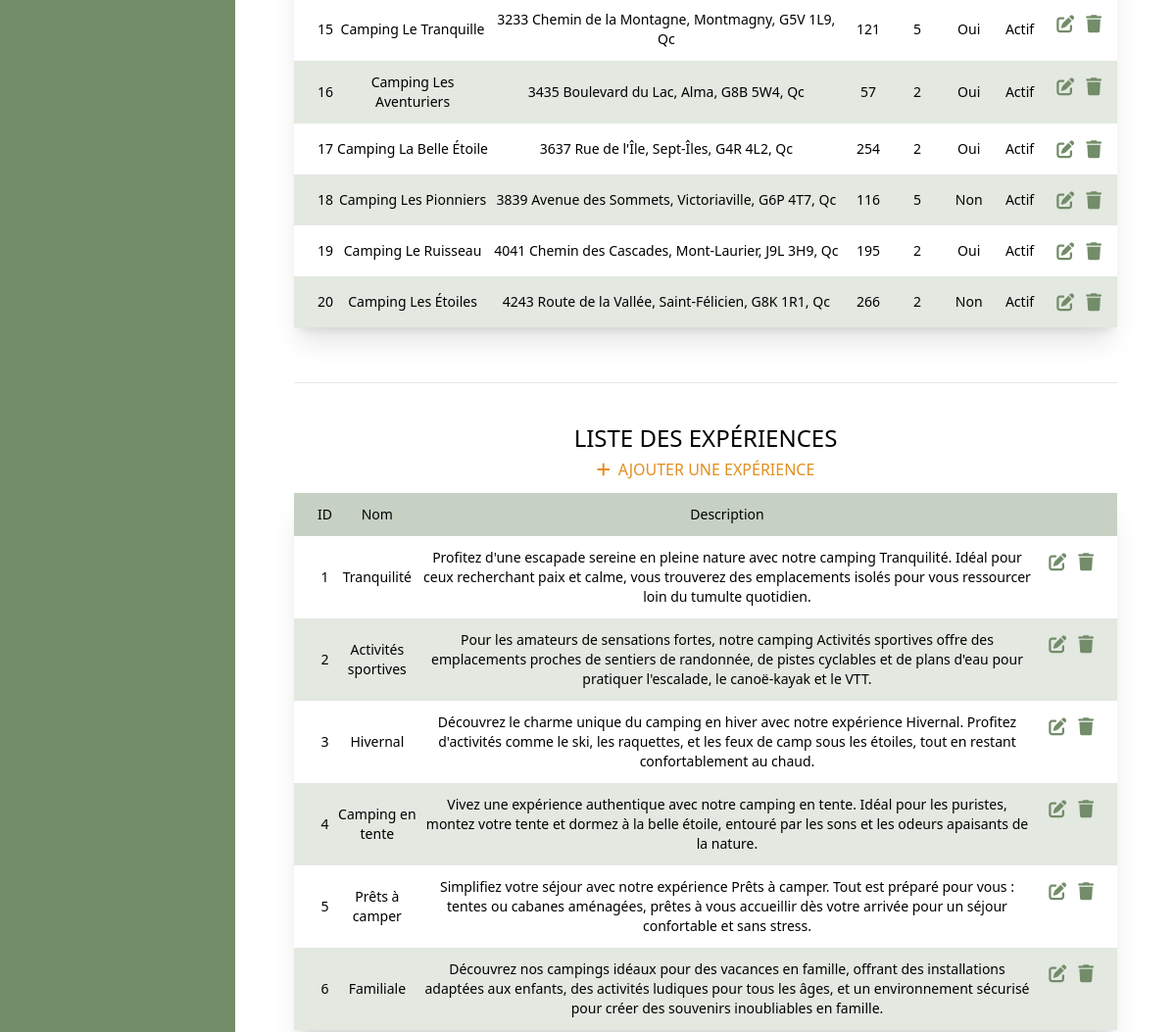
Before: /dashboard.php (middle part) with the older database file.
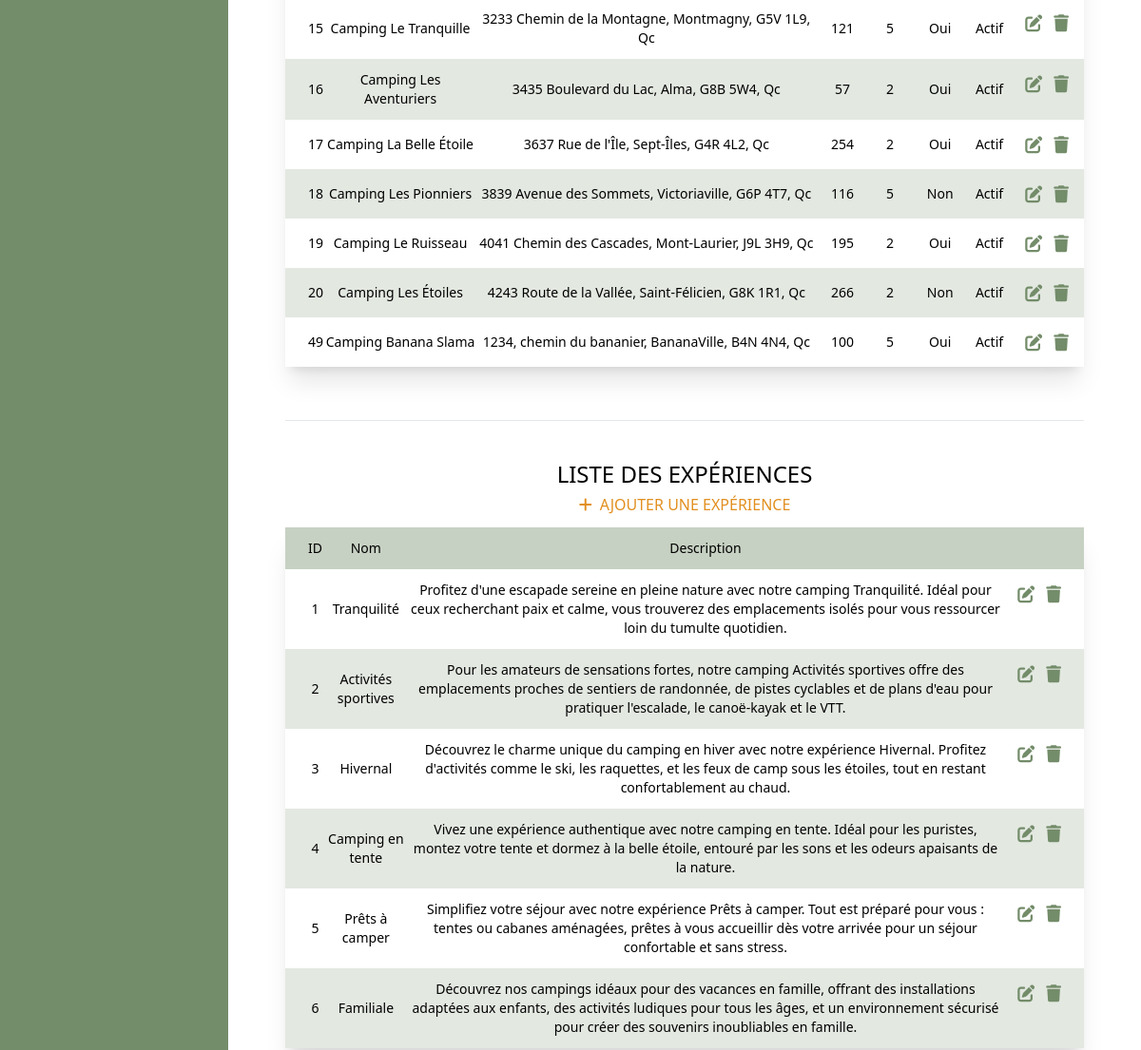
After: the same page with the newer database file.
### tables this page shows
CREATE TABLE `campings` (
  `id` int NOT NULL,
  `name` varchar(50) NOT NULL,
  `region` varchar(50) NOT NULL,
  `address` varchar(100) NOT NULL,
  `city` varchar(50) NOT NULL,
  `postal_code` varchar(20) NOT NULL,
  `description` text NOT NULL,
  `nb_terrains` int NOT NULL,
  `popularite` int NOT NULL,
  `nb_stars` int NOT NULL,
  `actif` tinyint(1) NOT NULL,
  `accept_animals` tinyint(1) NOT NULL,
  `date_inscription` date NOT NULL,
  `experience_id` int NOT NULL,
  `id_picsum` int NOT NULL
);

CREATE TABLE `experiences` (
  `id` int NOT NULL,
  `name` varchar(50) NOT NULL,
  `description` varchar(255) NOT NULL
);

### _components/Navbar.php (called while the page is built, shortened)
<?php
$experiences = [];
$res = $mysqli->query("SELECT * FROM experiences ORDER BY id ASC;");
while ($row = $res->fetch_assoc()) {
  $experiences[] = $row;
}
?>

### dashboard.php (the view, shortened to what this page needs)
<?php
include_once(__DIR__ . '/_components/Header.php');
$campings = [];
if ($result = $mysqli->query("SELECT * FROM campings ORDER BY id ASC")) {
  $campings = $result->fetch_all(MYSQLI_ASSOC);
}
if ($result = $mysqli->query("SELECT * FROM experiences ORDER BY id ASC")) {
  $experiences = $result->fetch_all(MYSQLI_ASSOC);
}
?>
<div class="min-h-screen w-[100vw] flex justify-between">
    <?php include_once(__DIR__ . '/_components/Sidebar.php') ?>
  <div class="flex flex-col justify-between w-[100vw] lg:w-[80vw]">
    <?php include_once(__DIR__ . '/_components/Navbar.php') ?>
    <main class="flex-1 py-12 px-[5vw] bg-white">
      <div class="w-full mx-auto bg-white">
        <table class="w-full text-center shadow-xl text-xs sm:text-sm">
          <tbody>
            <?php foreach ($campings as $index => $camping) { ?>
              <tr class="<?= $index % 2 == 1 ? 'bg-[#738C69]/20' : '' ?> hover:bg-[#E28F20]/20 transition-all duration-300">
                <td class="pl-6 py-3">
                  <a href="fiche_camping.php?id=<?= $camping['id'] ?>" class="block w-full h-full"><?= $camping['id'] ?></a>
                </td>
                <td class=" py-3">
                  <a href="fiche_camping.php?id=<?= $camping['id'] ?>" class="block w-full h-full"><?= $camping['name'] ?></a>
                </td>
                <td class="hidden lg:table-cell py-3">
                  <a href="fiche_camping.php?id=<?= $camping['id'] ?>" class="block w-full h-full"><?= "{$camping['address']}, {$camping['city']}, {$camping['postal_code']}, Qc" ?></a>
                </td>
                <td class="hidden lg:table-cell py-3">
                  <a href="fiche_camping.php?id=<?= $camping['id'] ?>" class="block w-full h-full"><?= $camping['nb_terrains'] ?></a>
                </td>
                <td class="hidden lg:table-cell py-3">
                  <a href="fiche_camping.php?id=<?= $camping['id'] ?>" class="block w-full h-full"><?= $camping['nb_stars'] ?></a>
                </td>
                <td class="hidden lg:table-cell py-3">
                  <a href="fiche_camping.php?id=<?= $camping['id'] ?>" class="block w-full h-full"><?= $camping['accept_animals'] == '1' ? "Oui" : "Non" ?></a>
                </td>
                <td class=" py-3">
                  <a href="fiche_camping.php?id=<?= $camping['id'] ?>" class="block w-full h-full"><?= $camping['actif'] == '1' ? "Actif" : "Inactif" ?></a>
                </td>
                <td class="flex justify-center gap-3 pl-4 pr-4 py-3">
                  <a href="edit_camping.php?id=<?= $camping['id'] ?>" title="Modifier" class="text-lg text-[#738C69] hover:text-[#738C69]/70 transition-all duration-300"><i class="fa-solid fa-pen-to-square"></i></a>
                  <a href="delete_camping.php?id=<?= $camping['id'] ?>" title="Supprimer" class="text-lg text-[#738C69] hover:text-[#738C69]/70 transition-all duration-300"><i class="fa-solid fa-trash"></i></a>
                </td>
              </tr>
            <?php } ?>
          </tbody>
        </table>
      </div>
      <hr class="mt-14 mb-10">
      <div class="w-full mx-auto bg-white mb-10">
        <h2 class="text-2xl text-center uppercase mb-1">Liste des expériences</h2>
        <a href="create_experience.php" class="text-center font-medium uppercase mb-3 flex items-center justify-center gap-2 text-[#E28F20] hover:text-[#E28F20]/70 transition-all duration-300 w-fit mx-auto"><i class="fa-solid fa-plus"></i> Ajouter une expérience</a>
        <table class="w-full text-center shadow-xl text-xs sm:text-sm">
          <thead>
            <tr class="bg-[#738C69]/40">
              <th class="font-medium pl-6 py-3">ID</th>
              <th class="font-medium py-3">Nom</th>
              <th class="font-medium hidden lg:table-cell py-3">Description</th>
              <th class="pr-6"></th>
            </tr>
          </thead>
          <tbody>
            <?php foreach ($experiences as $index => $experience) { ?>
              <tr class="<?= $index % 2 == 1 ? 'bg-[#738C69]/20' : '' ?>">
                <td class="pl-6 py-3"><?= $experience['id'] ?></td>
                <td class="py-3"><?= $experience['name'] ?></td>
                <td class="hidden lg:table-cell py-3"><?= $experience['description'] ?></td>
                <td class="px-4 py-0 pr-6 flex gap-3 items-center justify-end py-3">
                  <a href="edit_experience.php?id=<?= $experience['id'] ?>" title="Modifier" class="text-lg text-[#738C69] hover:text-[#738C69]/70 transition-all duration-300"><i class="fa-solid fa-pen-to-square"></i></a>
                  <a href="delete_experience.php?id=<?= $experience['id'] ?>" title="Supprimer" class="text-lg text-[#738C69] hover:text-[#738C69]/70 transition-all duration-300"><i class="fa-solid fa-trash"></i></a>
                </td>
              </tr>
            <?php } ?>
          </tbody>
        </table>
      </div>
    </main>
    <?php include_once(__DIR__ . '/_components/Footer.php'); ?>

Changed rows visible on the page:
added campings: id "49", name "Camping Banana Slama", address "1234, chemin du bananier", city "BananaVille", postal_code "B4N 4N4", nb_terrains "100", nb_stars "5", accept_animals "Oui", actif "Actif"
